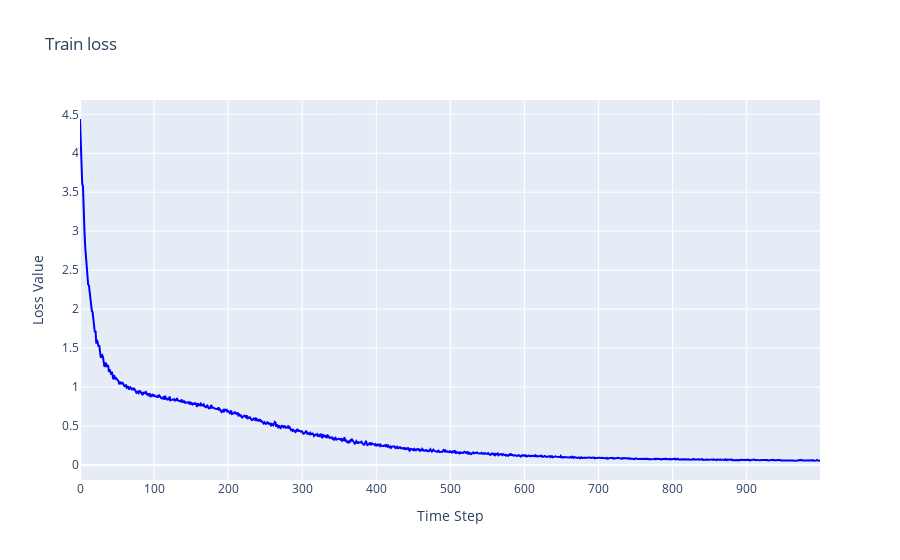
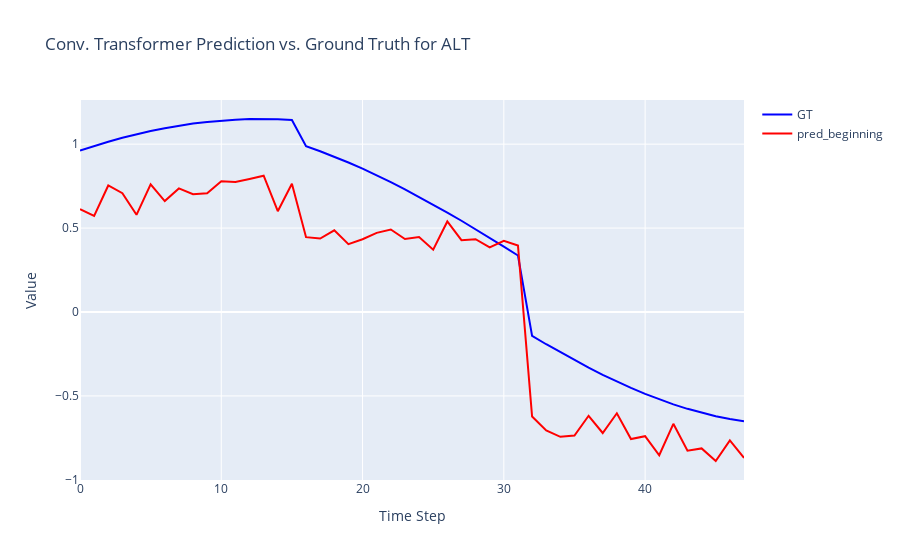
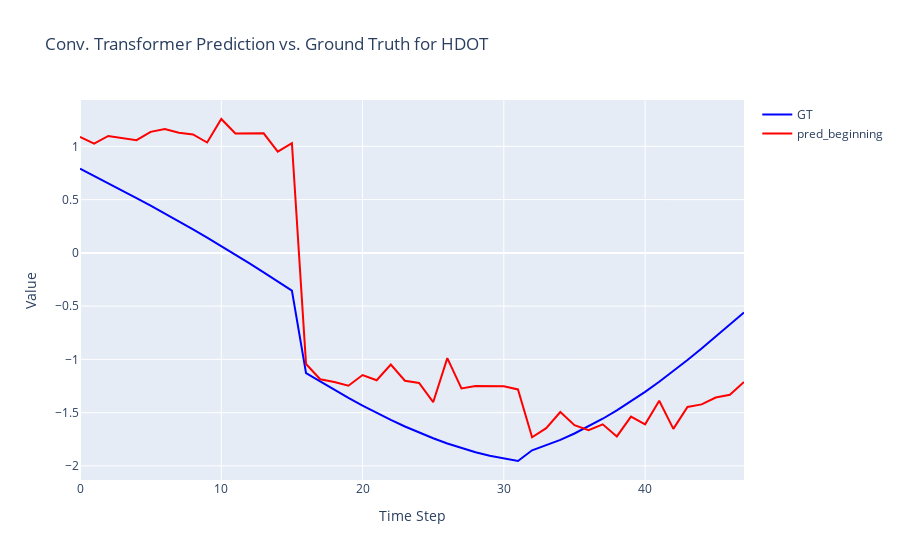
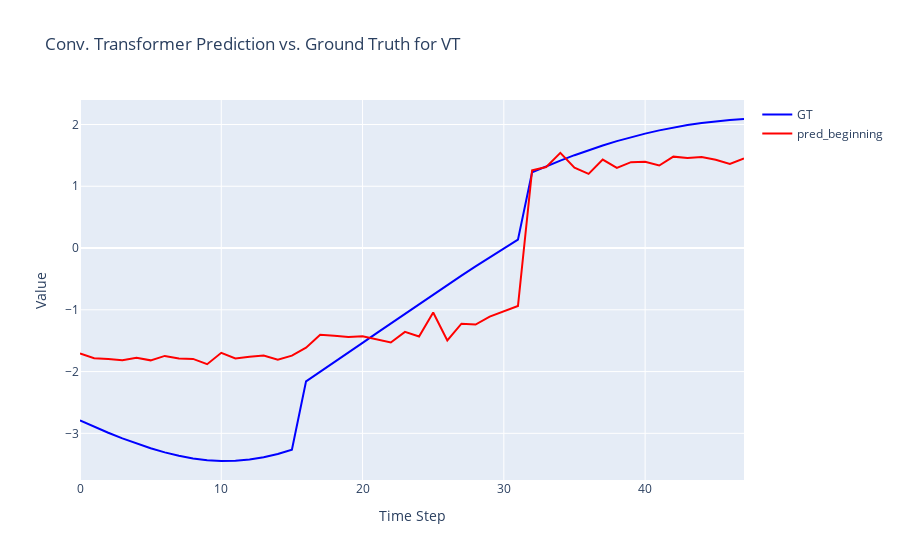

The notebook cell saved with these charts, in order:
### Code cell
# 使用模型进行预测
'''
对下一秒的预测和对后面第16秒的预测在数值上没有任何区别
'''
scaled_preds = []
for inputs_list, label_list in zip(test_inputs, test_labels):
    inputs_tensor, label_tensor = inputs_list[0].to(device), label_list[0].to(device)
    output = model(inputs_tensor)
    # print(output.size())
    scaled_preds.extend(output.detach().cpu().numpy())

# 将缩放和逆变换的预测存储在 DataFrame 中，以评估性能并稍后绘制预测
cols = ['ALT', 'HDOT', 'VT', 'ALPHA', 'GAMMA', 'PITCH', 'GREF', 'WXDT', 'WZ', 'VDOT', 'ALRT']

scaled_preds = np.array(scaled_preds)
scaled_preds = scaled_preds.reshape(-1, scaled_preds.shape[-1])
scaled_preds_df = pd.DataFrame(scaled_preds)
scaled_preds_df.columns = cols

preds = data_loader.inverse_transform(scaled_preds)

preds_df = pd.DataFrame(preds)
preds_df.columns = cols

# 可视化预测结果
tsmixer_preds = preds

cols_to_plot = ['ALT', 'HDOT', 'VT', 'ALPHA', 'GAMMA', 'PITCH', 'GREF', 'WXDT', 'WZ', 'VDOT', 'ALRT']

import plotly.graph_objects as go

# 交互式可视化
fig = go.Figure()
fig.add_trace(go.Scatter(y=train_loss, mode='lines', name = 'loss', line = dict(color='blue')))
fig.update_layout(
    title=f'Train loss',
    xaxis_title='Time Step',
    yaxis_title='Loss Value'
)
fig.show()

for batch in test_labels:
    label_array = batch[0].cpu().numpy()
    label_array = label_array.reshape(-1, label_array.shape[-1])
    for idx in range(len(cols_to_plot)):
        fig = go.Figure()
        # fig.add_trace(go.Scatter(y=test_X_origin[:decay_steps+pred_steps, idx], mode='lines', name = 'GT', line = dict(color='blue')))
        fig.add_trace(go.Scatter(y=label_array[:, idx], mode='lines', name = 'GT', line = dict(color='blue')))
        fig.add_trace(go.Scatter(y=scaled_preds[:, idx], mode='lines', name = 'pred_beginning', line = dict(color='red')))
        fig.update_layout(
            title=f'TSMixer Prediction vs. Ground Truth for {cols_to_plot[idx]}',
            xaxis_title='Time Step',
            yaxis_title='Value'
        )
        fig.show()

### Figure 1 — Plotly figure (JSON) as saved in the notebook; plotly's stock layout.template omitted (floating-point values rounded to 4 significant figures; data arrays with more than 128 entries replaced by an {"elided": "..."} marker saying what was removed)
{"data": [{"line": {"color": "blue"}, "mode": "lines", "name": "loss", "type": "scatter", "y": {"elided": "1000 float values"}}], "layout": {"title": {"text": "Train loss"}, "xaxis": {"title": {"text": "Time Step"}}, "yaxis": {"title": {"text": "Loss Value"}}}}

### Figure 2 — Plotly figure (JSON) as saved in the notebook; plotly's stock layout.template omitted (floating-point values rounded to 4 significant figures)
{"data": [{"line": {"color": "blue"}, "mode": "lines", "name": "GT", "type": "scatter", "y": [0.962, 0.9894, 1.015, 1.038, 1.059, 1.078, 1.095, 1.11, 1.122, 1.133, 1.141, 1.146, 1.149, 1.15, 1.148, 1.144, 0.9874, 0.9575, 0.9251, 0.8905, 0.8537, 0.8149, 0.774, 0.7312, 0.6866, 0.6404, 0.5927, 0.5436, 0.4933, 0.4419, 0.3895, 0.3365, -0.1425, -0.1922, -0.2404, -0.2869, -0.3316, -0.3743, -0.4146, -0.4526, -0.488, -0.5206, -0.5503, -0.577, -0.6005, -0.6208, -0.6377, -0.6512]}, {"line": {"color": "red"}, "mode": "lines", "name": "pred_beginning", "type": "scatter", "y": [0.6129, 0.5727, 0.7538, 0.7081, 0.5791, 0.7601, 0.6609, 0.7362, 0.7017, 0.7077, 0.7793, 0.7749, 0.7924, 0.8118, 0.6006, 0.7644, 0.4459, 0.4378, 0.4864, 0.4041, 0.4333, 0.4715, 0.4914, 0.4345, 0.4472, 0.3714, 0.5393, 0.4282, 0.434, 0.385, 0.4244, 0.396, -0.6229, -0.7061, -0.7438, -0.736, -0.6184, -0.7209, -0.6035, -0.7572, -0.7402, -0.8534, -0.6663, -0.8268, -0.8128, -0.8878, -0.7649, -0.8692]}], "layout": {"title": {"text": "Conv. Transformer Prediction vs. Ground Truth for ALT"}, "xaxis": {"title": {"text": "Time Step"}}, "yaxis": {"title": {"text": "Value"}}}}

### Figure 3 — Plotly figure (JSON) as saved in the notebook; plotly's stock layout.template omitted (floating-point values rounded to 4 significant figures)
{"data": [{"line": {"color": "blue"}, "mode": "lines", "name": "GT", "type": "scatter", "y": [0.7901, 0.7225, 0.654, 0.5846, 0.5141, 0.4426, 0.3699, 0.2958, 0.2203, 0.1432, 0.06444, -0.01609, -0.09833, -0.1822, -0.2674, -0.3538, -1.129, -1.209, -1.287, -1.362, -1.434, -1.503, -1.568, -1.63, -1.687, -1.74, -1.789, -1.833, -1.871, -1.905, -1.932, -1.954, -1.853, -1.808, -1.755, -1.696, -1.63, -1.557, -1.479, -1.394, -1.304, -1.209, -1.11, -1.006, -0.8985, -0.7878, -0.6745, -0.559]}, {"line": {"color": "red"}, "mode": "lines", "name": "pred_beginning", "type": "scatter", "y": [1.09, 1.025, 1.097, 1.079, 1.057, 1.136, 1.163, 1.127, 1.112, 1.036, 1.257, 1.12, 1.124, 1.122, 0.9495, 1.029, -1.043, -1.186, -1.211, -1.247, -1.147, -1.195, -1.048, -1.2, -1.221, -1.402, -0.9885, -1.273, -1.25, -1.253, -1.252, -1.282, -1.731, -1.645, -1.494, -1.617, -1.665, -1.609, -1.723, -1.537, -1.61, -1.388, -1.652, -1.446, -1.422, -1.357, -1.332, -1.211]}], "layout": {"title": {"text": "Conv. Transformer Prediction vs. Ground Truth for HDOT"}, "xaxis": {"title": {"text": "Time Step"}}, "yaxis": {"title": {"text": "Value"}}}}

### Figure 4 — Plotly figure (JSON) as saved in the notebook; plotly's stock layout.template omitted (floating-point values rounded to 4 significant figures)
{"data": [{"line": {"color": "blue"}, "mode": "lines", "name": "GT", "type": "scatter", "y": [-2.79, -2.893, -2.99, -3.082, -3.166, -3.242, -3.308, -3.363, -3.406, -3.435, -3.448, -3.445, -3.425, -3.388, -3.334, -3.264, -2.158, -2.005, -1.851, -1.694, -1.537, -1.379, -1.221, -1.063, -0.9066, -0.7514, -0.5977, -0.4461, -0.2967, -0.1498, -0.00581, 0.1351, 1.226, 1.324, 1.416, 1.503, 1.585, 1.66, 1.73, 1.794, 1.853, 1.905, 1.951, 1.991, 2.024, 2.052, 2.074, 2.089]}, {"line": {"color": "red"}, "mode": "lines", "name": "pred_beginning", "type": "scatter", "y": [-1.707, -1.785, -1.796, -1.815, -1.776, -1.818, -1.747, -1.789, -1.795, -1.881, -1.696, -1.788, -1.759, -1.741, -1.807, -1.742, -1.613, -1.406, -1.421, -1.442, -1.428, -1.473, -1.53, -1.358, -1.433, -1.043, -1.494, -1.225, -1.239, -1.11, -1.019, -0.9386, 1.26, 1.311, 1.54, 1.3, 1.2, 1.432, 1.298, 1.39, 1.396, 1.336, 1.479, 1.457, 1.473, 1.43, 1.36, 1.451]}], "layout": {"title": {"text": "Conv. Transformer Prediction vs. Ground Truth for VT"}, "xaxis": {"title": {"text": "Time Step"}}, "yaxis": {"title": {"text": "Value"}}}}
